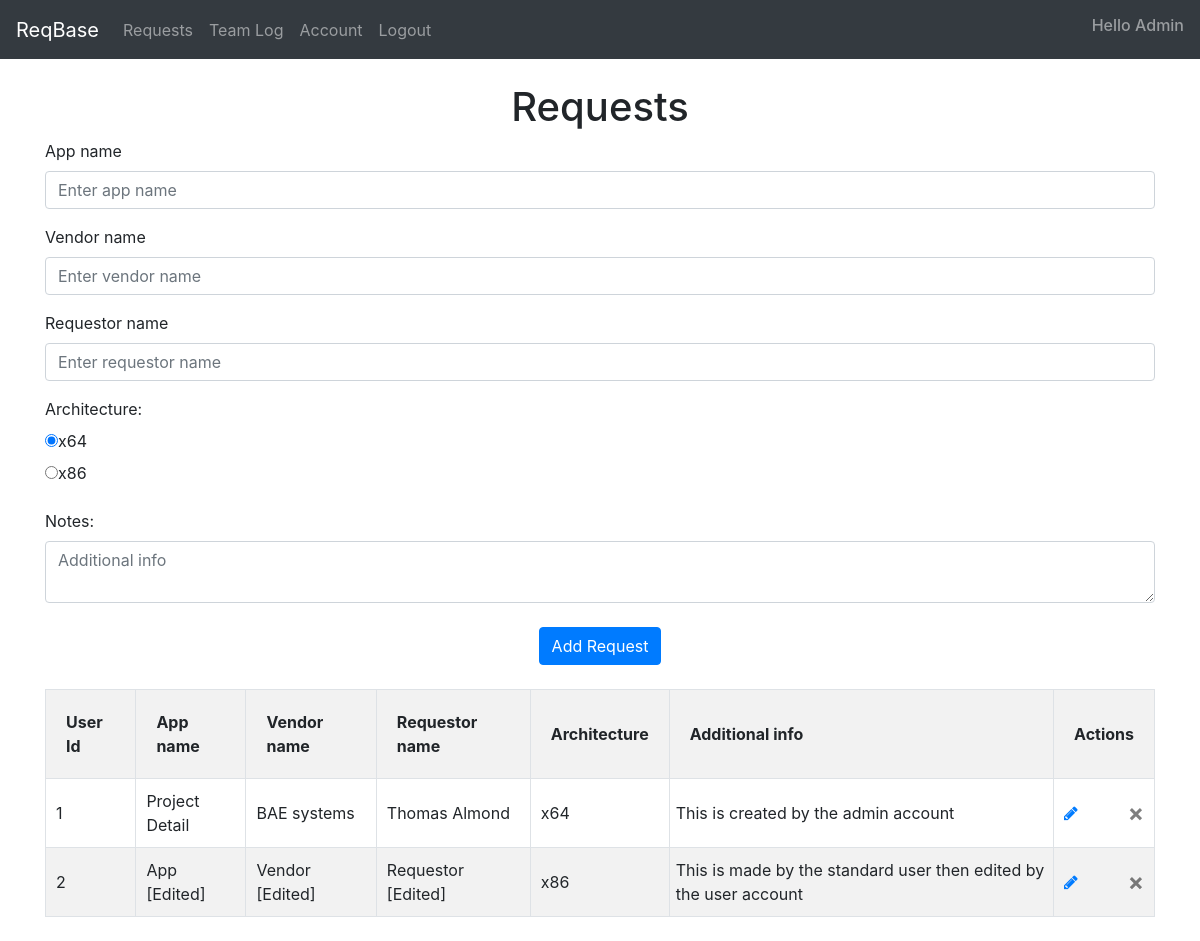
Screenshot of / (signed in) with the database file from the repository.
### ReqBase/models.py (models this page shows)
class User(db.Model, UserMixin):
    id = db.Column(db.Integer, primary_key=True)
    email = db.Column(db.String(150), unique=True, nullable=False)
    password = db.Column(db.String(150), nullable=False)           ##Creates a User object with the shown attributes
    first_name = db.Column(db.String(150), nullable=False)
    admin = db.Column(db.Boolean(), default=False, nullable=False)
    reqs = db.relationship('Req', backref='user')
    logs = db.relationship('Log', backref='user')           ##States a relationship with Req and Log classes

class Req(db.Model):
    id = db.Column(db.Integer, primary_key=True)
    app_name = db.Column(db.String(100) , nullable=False)
    app_vendor = db.Column(db.String(100) , nullable=False)   ##Creates a Req object with the shown attributes
    req_name = db.Column(db.String(100) , nullable=False)
    arch = db.Column(db.String(5), nullable=False)
    note = db.Column(db.String(10000))
    date = db.Column(db.DateTime(timezone=True), default=func.now())
    user_id = db.Column(db.Integer, db.ForeignKey('user.id'))

### ReqBase/views.py (the view, shortened to what this page needs)
@views.route('/', methods=['GET', 'POST'])
@login_required
def requests():
    return render_template("requests.html", user=current_user, reqList = Req.query.all())

### ReqBase/__init__.py (called while the page is built)
def create_app():
    app = Flask(__name__) ##Creates the app and database
    app.config['SECRET_KEY'] = 'Obliviate'
    app.config['SQLALCHEMY_DATABASE_URI'] = f'sqlite:///{DB_NAME}'
    db.init_app(app)
    from .views import views
    from .auth import auth
    app.register_blueprint(views, url_prefix='/')   ##Blueprints the URLs
    app.register_blueprint(auth, url_prefix='/')
    from .models import User
    create_database(app)
    login_manager = LoginManager()
    login_manager.login_view= 'auth.login'  ##A library that allows the login and user functionality
    login_manager.init_app(app)
    @login_manager.user_loader
    def load_user(id):
        return User.query.get(int(id))     ##Loads user
    return app

### ReqBase/templates/requests.html (shortened to what this page needs)
{% extends "navbar.html" %} {% block title %}Requests{% endblock %}
{% block content %}
<br />
<h1 align="center">Requests</h1>
<form method="POST" onsubmit="return confirm('Press okay if the details of the request are correct. You or your admin may edit your request but only you can delete your requests');">
    <div class="form-group">
        <label for="appName">App name</label>
        <input
        type="text"
        class="form-control"
        id="appName"
        name="appName"
        value="{{ request.form['appName'] }}"
        placeholder="Enter app name">
    </div>
    <div class="form-group">
        <label for="vendorName">Vendor name</label>
        <input
        type="text"
        class="form-control"
        id="appVendor"
        name="appVendor"
        value="{{ request.form['appVendor'] }}"
        placeholder="Enter vendor name">
    </div>
    <div class="form-group">
        <label for="reqName">Requestor name</label>
        <input
        type="text"
        class="form-control"
        id="reqName"
        name="reqName"
        value="{{ request.form['reqName'] }}"
        placeholder="Enter requestor name">
    </div>
    <div class="form-group">
        <label for="archNum">Architecture: </label>
        <br />
        <label class="radio-inline" for="x64"><input type="radio" id="x64" name="archNum" value="x64" checked>x64</label>
        <br />
        <label class="radio-inline" for="x86"><input type="radio" id="x86" name="archNum" value="x86" >x86</label>
        <br />
    </div>
    <label for="note">Notes: </label>
    <textarea
    name="note"
    id="note"
    class="form-control"
    placeholder="Additional info"
    ></textarea>
    <br />
    <div align="center">
        <button type="submit" class="btn btn-primary">Add Request</button>
    </div>
</form>
<br />
{% if user.admin == True %}
    {% if reqList %}
        <div class="table-striped">
            <table style="padding: 80px" class="table-bordered">
                <tr>
                    <th style="padding: 20px">User Id</th>
                    <th style="padding: 20px">App name</th>
                    <th style="padding: 20px">Vendor name</th>
                    <th style="padding: 20px">Requestor name</th>
                    <th style="padding: 20px">Architecture</th>
                    <th style="padding: 20px">Additional info</th>
                    <th style="padding: 20px">Actions</th>
                </tr>
                {% for req in reqList %}
                <tr>
                    <td style="padding: 10px">{{ req.user_id }}</td>
                    <td style="padding: 10px">{{ req.app_name }}</td>
                    <td style="padding: 10px">{{ req.app_vendor }}</td>
                    <td style="padding: 10px">{{ req.req_name }}</td>
                    <td style="padding: 10px">{{ req.arch }}</td>
                    <td>
                        <div style="width:100%;height:100%;max-height:80px;max-width:500px;margin:0;padding:5px;overflow:auto;">{{ req.note }}</div>
                    </td>
                    <td style="padding: 10px">
                        <a type="button" class="fa fa-pencil" href="/updateReq/{{ req.id }}">
                        </a>
                        <button type="button" class="close" onclick="deleteReq({{ req.id }})">
                            <span aria-hidden="true">&times;</span>
                        </button>
                    </td>
                </tr>
                {% endfor %}
            </table>
        </div>
    <br />
    {% endif %}
{% endif %}
{% endblock %}

### ReqBase/templates/navbar.html (shortened to what this page needs)
<!DOCTYPE html>
<html>
    <head>
        <link
      rel="stylesheet"
      href="https://stackpath.bootstrapcdn.com/bootstrap/4.4.1/css/bootstrap.min.css"
    />
    <link
      rel="stylesheet"
      href="https://stackpath.bootstrapcdn.com/font-awesome/4.7.0/css/font-awesome.min.css"
    />
    </head>
    <body>
        <nav class="navbar navbar-expand-lg navbar-dark bg-dark">
            <div class="collapse navbar-collapse" id="navbar">
                <div class="navbar-nav">
                    {% if user.is_authenticated %}
                    <a class="navbar-brand">ReqBase</a>
                    <a class="nav-item nav-link" id="requests" href="/">Requests</a>
                    <a class="nav-item nav-link" id="teamLog" href="/teamLog">Team Log</a>
                    <a class="nav-item nav-link" id="account" href="/account">Account</a>
                    <a class="nav-item nav-link" id="logout" href="/logout" onclick="return confirm('Are you sure you wish to log out?')">Logout</a>
                    {% else %}
                    <a class="nav-item nav-link" id="login" href="/login">Login</a>
                    <a class="nav-item nav-link" id="signUp" href="/sign-up">Sign up</a>
                    {% endif %}
                </div>
              </div>
            <div class="nav navbar-nav navbar-right">
              {% if user.is_authenticated %}
              <h6 class="navbar-text">Hello {{ user.first_name }}</h6>
              {% endif %}
            </div>
        </nav>
        <div class="container">
            {% block content %}
            {% endblock %}
        </div>
    </body>
</html>

### rows the page displays
User: first_name "Admin"
Req: user_id "1", app_name "Project Detail", app_vendor "BAE systems", req_name "Thomas Almond", arch "x64", note "This is created by the admin account"
Req: user_id "2", app_name "App [Edited]", app_vendor "Vendor [Edited]", req_name "Requestor [Edited]", arch "x86", note "This is made by the standard user then edited by the user account"
